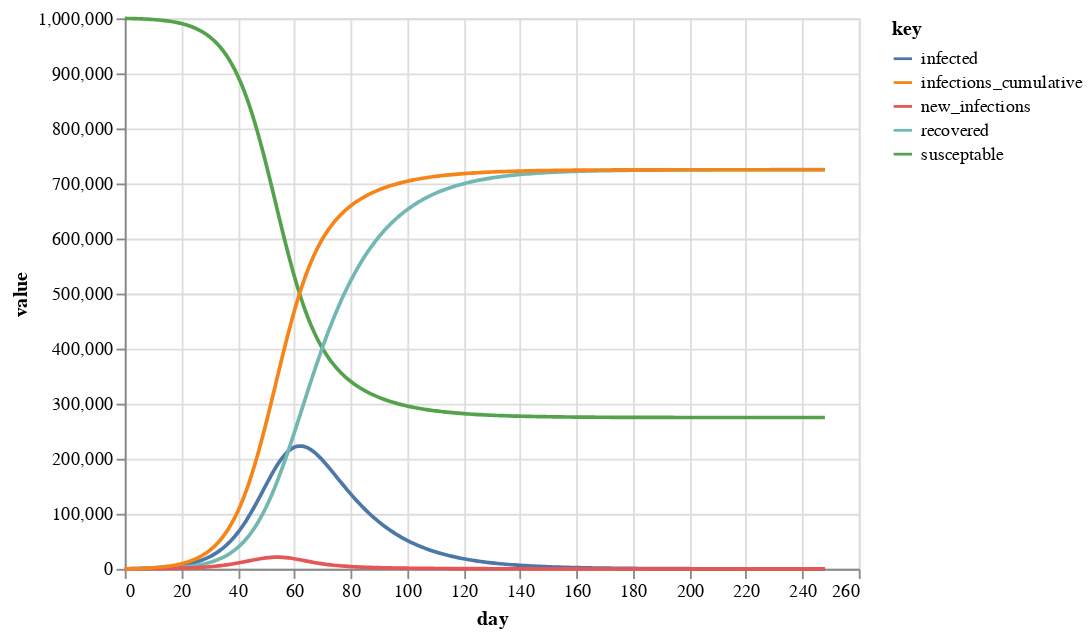

Source (notebook cell):
### Code cell
d = pd.DataFrame({
    'day': np.arange(len(s)), 
    'susceptable': s, 
    "infected": i, 
    "recovered": r, 
    "new_infections": i_new, 
    "infections_cumulative": np.cumsum(i_new),
    "penn_ever_infected": i + r,
})

(alt
 .Chart(d)
 .transform_fold(['susceptable', 'infected', 'recovered', 'new_infections', 'infections_cumulative'])
 .encode(x='day:Q', y="value:Q", color='key:N')
 .mark_line()
)

### Figure 1 — Vega-Lite specification as saved in the notebook (floating-point values rounded to 4 significant figures; data arrays with more than 128 entries replaced by an {"elided": "..."} marker saying what was removed)
{"config": {"view": {"continuousWidth": 400, "continuousHeight": 300}}, "data": {"name": "data-55fb01b730493b3ce9c934eda50d5d04"}, "mark": "line", "encoding": {"color": {"type": "nominal", "field": "key"}, "x": {"type": "quantitative", "field": "day"}, "y": {"type": "quantitative", "field": "value"}}, "transform": [{"fold": ["susceptable", "infected", "recovered", "new_infections", "infections_cumulative"]}], "$schema": "https://vega.github.io/schema/vega-lite/v4.8.1.json", "datasets": {"data-55fb01b730493b3ce9c934eda50d5d04": {"elided": "249 records"}}}
